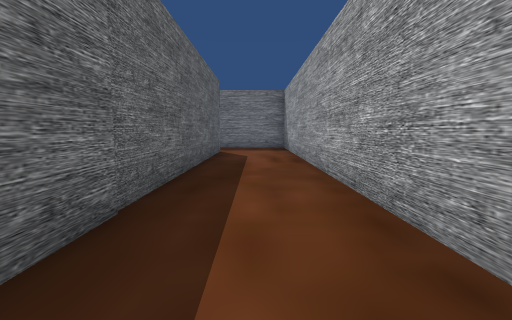
View 1 (above)

18 first-person views from a walk through a 3-D level made in the Unity game engine. The camera is 1.5 m above the floor, tilts 6° down and sees 85° across. The floor is counted in squares, 2 m on a side. Each view is taken from the middle of a square. On the plan, view 1 faces up. The plan holds only what a view shows up to about 10 squares ahead; the rest is blank. The place goes on beyond the plan. The player character is not drawn.

View 2
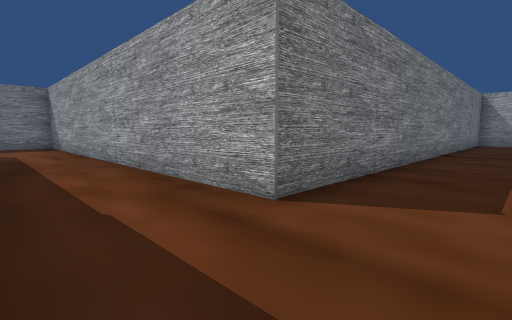

View 3
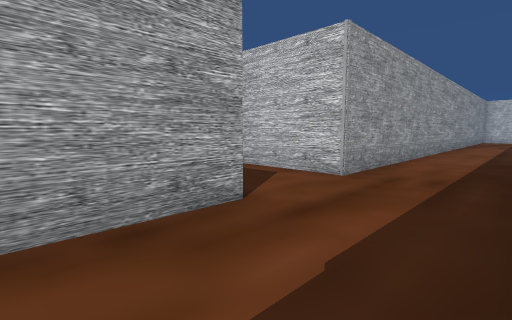

View 4
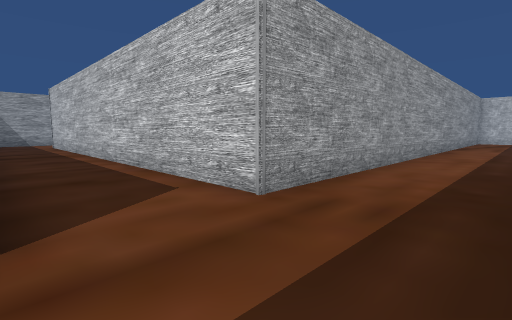

View 5
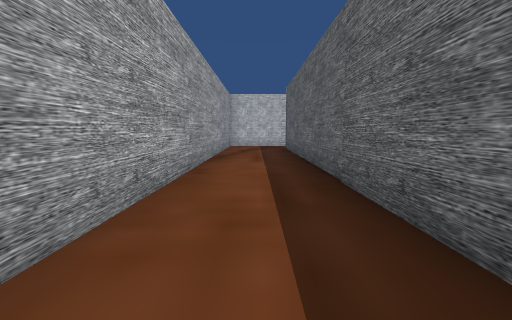

View 6
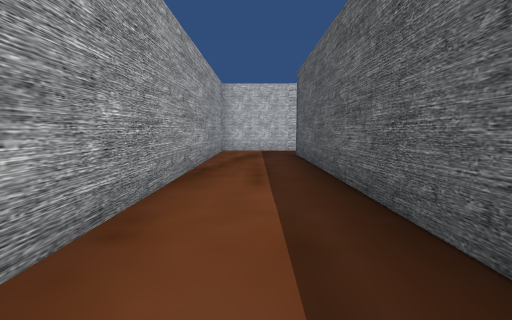

View 7
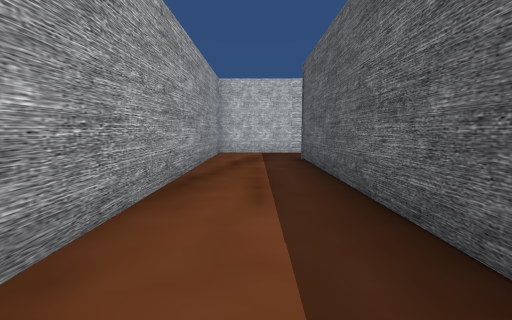

View 8
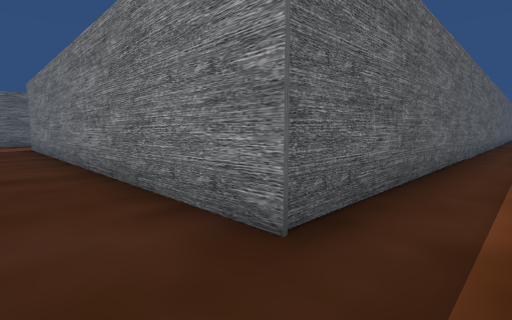

View 9
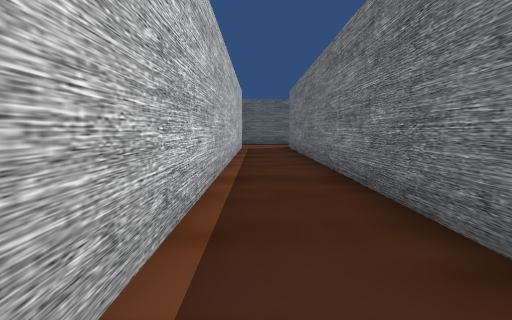

View 10
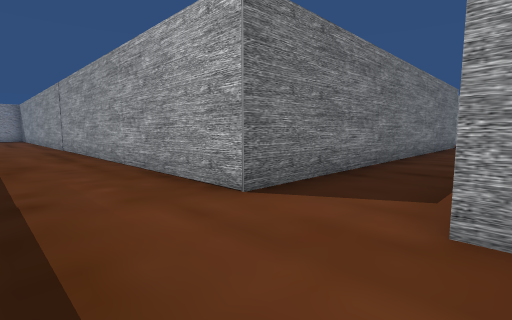

View 11
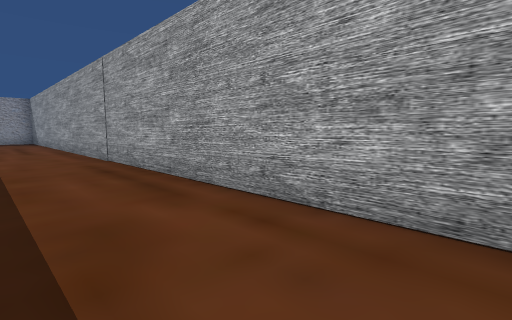

View 12
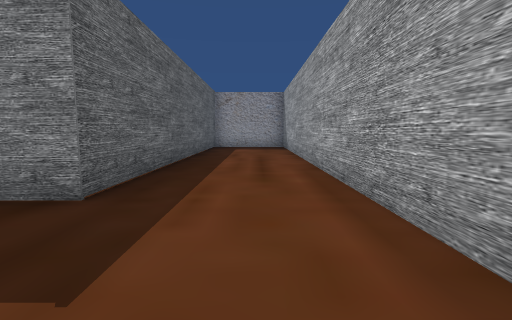

View 13
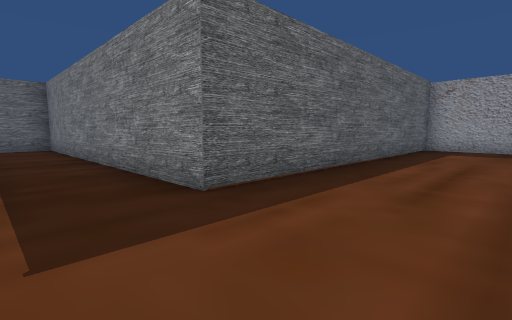

View 14
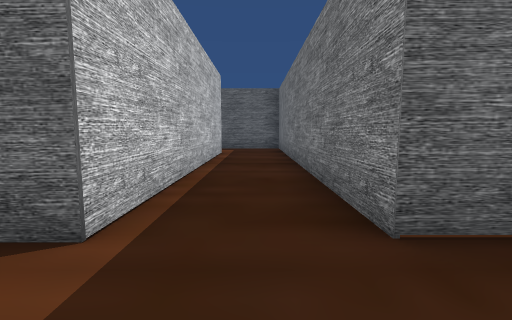

View 15
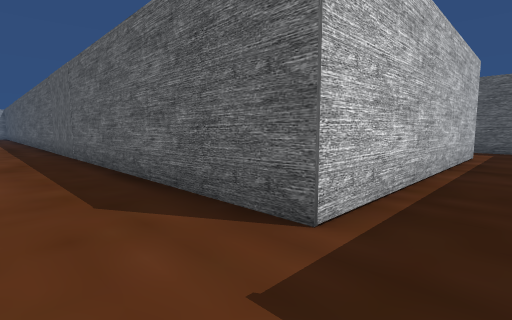

View 16
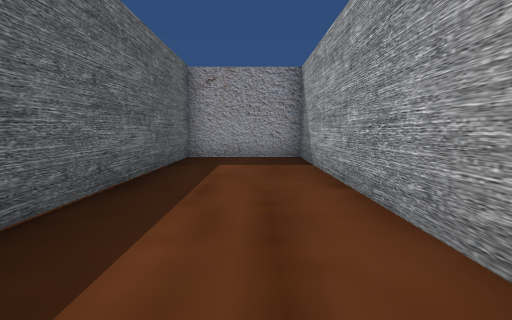

View 17
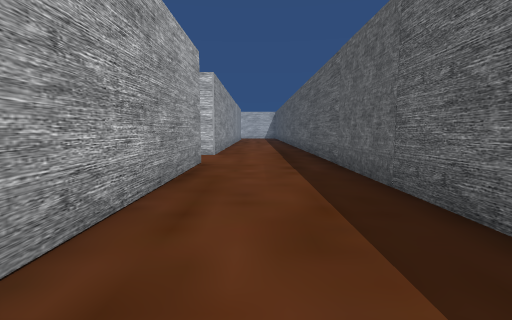

View 18
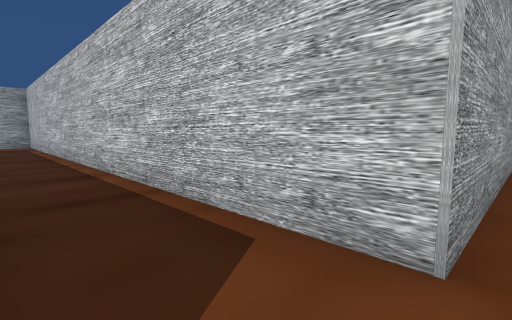

### Floor plan
Points are (right, up) in squares from view 1. A wall is a line through its corners. A room is listed if a view was taken in it or the views show most of it. See-through windows are left out.
Room 1 (views 1, 2, 3, 4, 5, 6, 7, 8, 9)
walls: (-1.3, -6) (-1.3, -17.5) (-13.7, -17.5); (11.2, 0) (1.2, 0) (1.2, 10); (-1.3, 10.1) (-1.3, 1.2); (-13.7, -19.6) (1.2, -19.6) (1.2, -2.3) (10.9, -2.3)
ways out: opening at (-14, -18.5) to room 2
Room 2 (views 10, 11, 12, 13, 14, 15, 16, 17, 18)
walls: (-24.4, -7.1) (-16.8, -7.1) (-16.8, -21); (-13.7, -17.5) (-13.7, 4.9) (-16.8, 4.9) (-16.8, -5) (-24.5, -5); (-13.7, -21.5) (-13.7, -19.6)
ways out: opening at (-14, -18.5) to room 1; opening at (-24, -6)

Positions as (right, up) in squares from view 1, and headings:
1: (0, 0), facing up
2: (-1, -2), facing up-right
3: (-1, 2), facing down-right
4: (-1, 0), facing down-right
5: (0, -6), facing down
6: (0, -9), facing down
7: (0, -10), facing down
8: (0, -19), facing up-left
9: (-1, -19), facing left
10: (-16, -20), facing up-right
11: (-16, -15), facing up-right
12: (-15, -8), facing up
13: (-14, -7), facing up-left
14: (-15, -6), facing left
15: (-15, -6), facing down-left
16: (-15, -3), facing up
17: (-15, -11), facing down
18: (-14, -18), facing down-right
